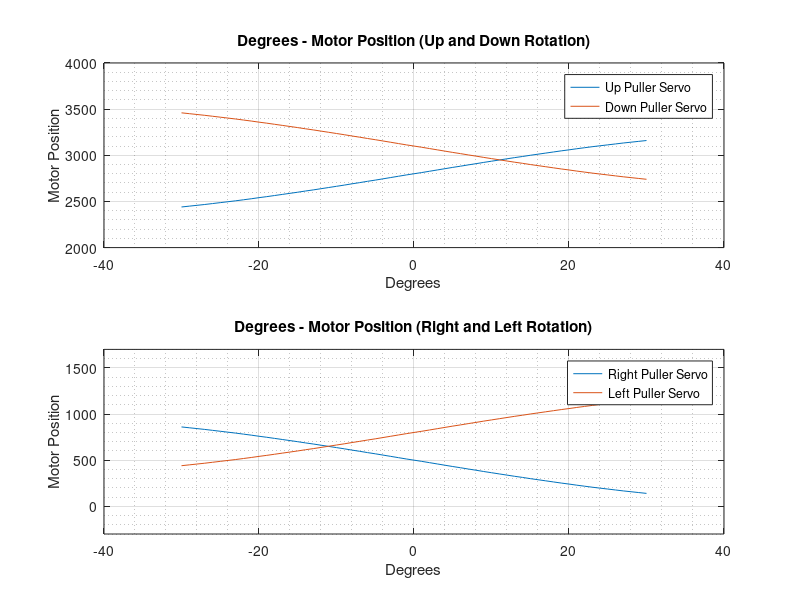

This chart was generated by the following MATLAB code:
M1o = 2800;
M2o = 800;
M3o = 3100;
M4o = 500;
PI = 3.14159265358979323846;
Theta0 = (63.43494882*PI)/180;

degreex = -30 : 1 : 30;
degreey = -30 : 1 : 30;

Thetax = (degreex*PI)/180;
Thetay = (degreey*PI)/180;

Lxx=sqrt((9-(5*cos(Theta0-abs(Thetax)))).^2+((5*sin(Theta0-abs(Thetax)))-2.5).^2)-0.045573;
Dxx=abs(Lxx-7);
Lyy=sqrt((9-(5*cos(Theta0-abs(Thetay)))).^2+((5*sin(Theta0-abs(Thetay)))-2.5).^2)-0.045573;
Dyy=abs(Lyy-7);
Lx1=Dxx;
Lx2=-Dxx;
Ly1=Dyy;
Ly2=-Dyy;

rmotor = 4;
umotor1 = (Lx1*180)/(PI*rmotor);
umotor3 = (Lx2*180)/(PI*rmotor);
umotor2 = (Ly1*180)/(PI*rmotor);
umotor4 = (Ly2*180)/(PI*rmotor);

for i = 1 : 30
    M1(i) = M1o - fix(abs((4096*umotor1(i))/360));
    M3(i) = M3o + fix(abs((4096*umotor3(i))/360));
end
    
for i = 31 : 61
    M1(i) = M1o + fix(abs((4096*umotor1(i))/360));
    M3(i) = M3o - fix(abs((4096*umotor3(i))/360));
end
    
for j = 1 : 30
    M2(j) = M2o - fix(abs((4096*umotor2(j))/360));
    M4(j) = M4o + fix(abs((4096*umotor4(j))/360));
end
    
for j = 31 : 61
    M2(j) = M2o + fix(abs((4096*umotor2(j))/360));
    M4(j) = M4o - fix(abs((4096*umotor4(j))/360));
end

hold on
subplot(2,1,1);
plot(degreex,M1,degreex,M3);
title('Degrees - Motor Position (Up and Down Rotation)')
xlabel('Degrees')
ylabel('Motor Position')
grid on
grid minor

axis([-40,40,2000,4000]);
legend('Up Puller Servo','Down Puller Servo')

subplot(2,1,2);
plot(degreey,M4,degreey,M2);
title('Degrees - Motor Position (Right and Left Rotation)')
xlabel('Degrees')
ylabel('Motor Position')
grid on
grid minor

axis([-40,40,-300,1700]);
legend('Right Puller Servo','Left Puller Servo')